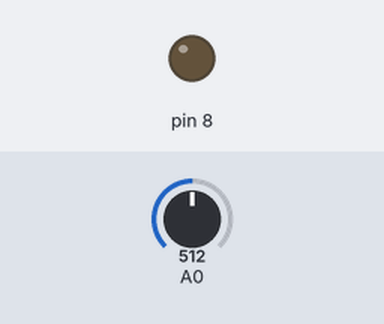
A sketch run on a simulated Arduino Uno, built with avr-gcc and run on an emulated ATmega328P. On the bench: output pins drawn as LEDs (lit = HIGH). The inputs (shaded band) are chosen by the test bench; at power-on: A0 = 512.

Above: at 1.2 s.
1.3 s: A0 set to 12
2.8 s: A0 set to 9
At 3.3 s:
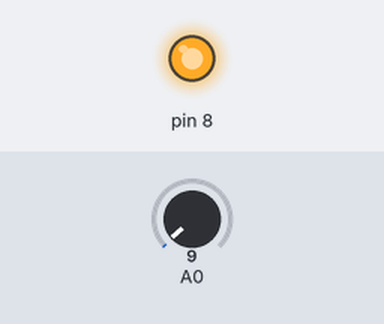
4.3 s: A0 set to 122
At 5.5 s:
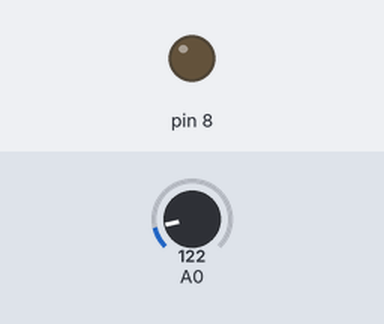
5.8 s: A0 set to 0
At 6.7 s:
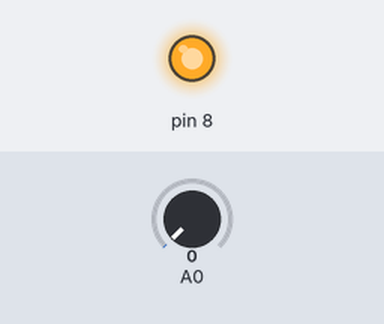
Timing chart, 0 to 8.3 s (numbered marks = the images above; inputs shaded):
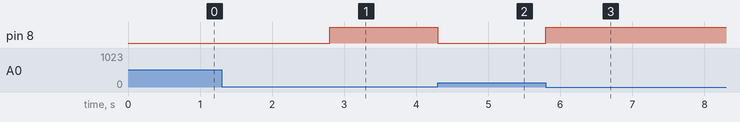

The sketch:

Srishti4.ino
```cpp
/*Automatic Street lamp using LDR and LED*/

void setup() {
  // put your setup code here, to run once:
 pinMode(8,OUTPUT);
}

void loop() {
  // put your main code here, to run repeatedly:
 int x=analogRead(A0);
 if(x<=10)
 {
  digitalWrite(8,HIGH);
 }
 else
 {
  digitalWrite(8,LOW);
 }
}
```

Measured:
- the behaviour switches between 11 and 10 on A0 (found by bisection; images 0 and 1)
- after the input at 1.3 s, every drawn part: stays the same
- after the input at 2.8 s, pin 8: LOW → HIGH at once
- after the input at 4.3 s, pin 8: HIGH → LOW at once
- after the input at 5.8 s, pin 8: LOW → HIGH at once
